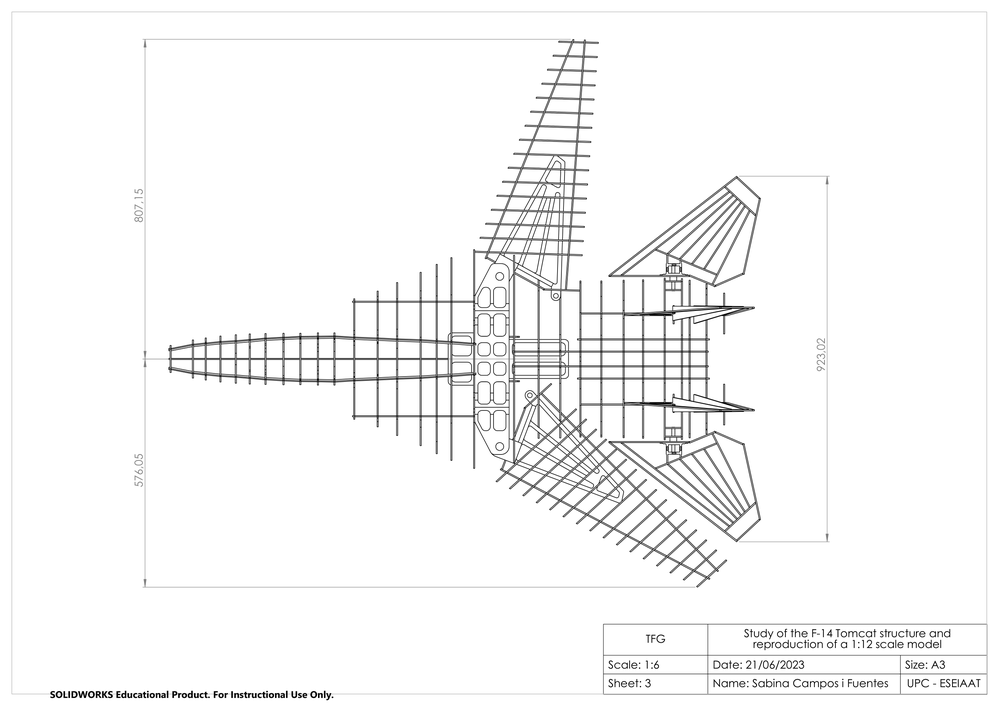
#> input picture references/UPC_general/general_09.png, 999 x 706 px, shrunk from 2858 x 2021 before the run, found by its file name
$ python find_centerline.py
#> lines starting #> are read from the running program, lines starting #| are printed output that depends on the picture
import cv2, numpy as np, math
g=cv2.imread(r'C:\Users\dezen\Desktop\135er-Spandau-Defeat\side-projects\F14_TOMCAT_RC\\references\\UPC_general\\general_09.png',0)
#> g is the input picture: shape (706, 999); min 0, max 255, mean 247
e=cv2.Canny(g,50,150)
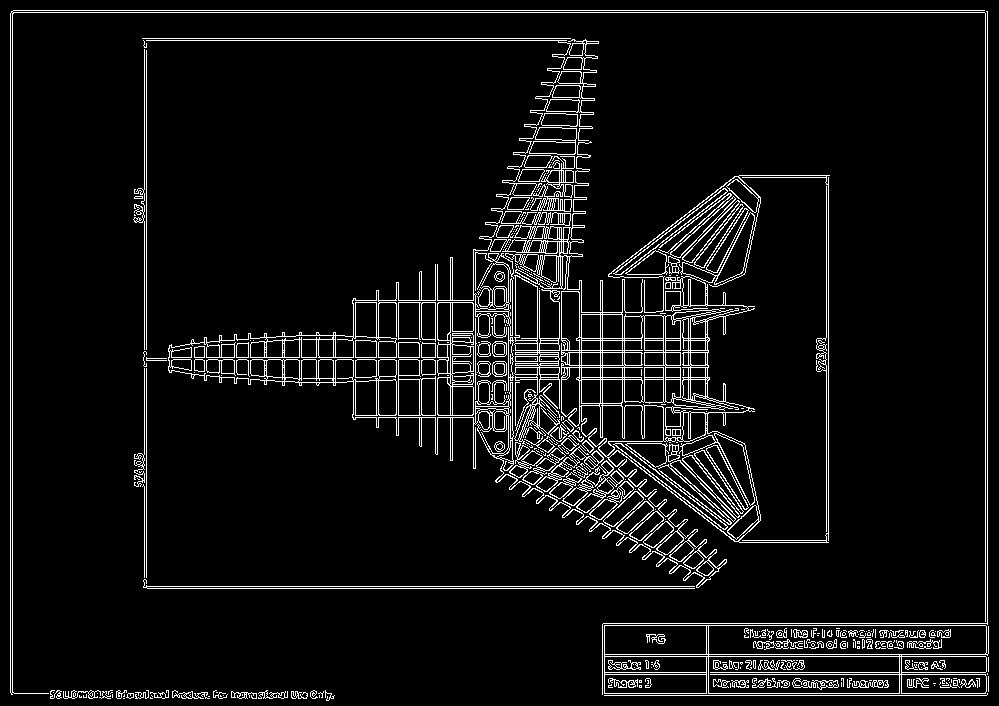
#> e: shape (706, 999); 6.3% white in thin lines or dots
lines=cv2.HoughLinesP(e,1,np.pi/180,threshold=180,minLineLength=500,maxLineGap=20)
#> lines = 13 rows, first 6: [11, 12, 987, 12], [13, 10, 984, 10], [10, 692, 10, 13], [987, 624, 987, 11], [12, 694, 12, 11], [985, 625, 985, 13]
arr=[]
if lines is not None:
 for L in lines.reshape(-1,4):
  x1,y1,x2,y2=[int(v) for v in L]
  ln=math.hypot(x2-x1,y2-y1); ang=math.degrees(math.atan2(y2-y1,x2-x1))
  if abs(ang)<4: arr.append((ln,ang,(x1,y1,x2,y2)))
#> this loop made 13 passes
#> (x1, y1, x2, y2, ln, ang) on passes 1 to 12: (11, 12, 987, 12, 976, 0), (13, 10, 984, 10, 971, 0), (10, 692, 10, 13, 679, -90), (987, 624, 987, 11, 613, -90), (12, 694, 12, 11, 683, -90), (985, 625, 985, 13, 612, -90), (147, 588, 694, 588, 547, 0), (146, 587, 146, 38, 549, -90), (143, 586, 699, 586, 556, 0), (144, 587, 144, 38, 549, -90), (168, 367, 708, 367, 540, 0), (168, 350, 708, 350, 540, 0)
#> after the loop, arr = [(976, 0, (11, 12, 987, 12)), (971, 0, (13, 10, 984, 10)), (547, 0, (147, 588, 694, 588)), (556, 0, (143, 586, 699, 586)), (540, 0, (168, 367, 708, 367)), (540, 0, (168, 350, 708, 350)), (539, 0, (169, 365, 708, 365))]
for x in sorted(arr,reverse=True)[:30]: print(x)
#> this loop made 7 passes
#> x on passes 1 to 7: (976, 0, (11, 12, 987, 12)), (971, 0, (13, 10, 984, 10)), (556, 0, (143, 586, 699, 586)), (547, 0, (147, 588, 694, 588)), (540, 0, (168, 367, 708, 367)), (540, 0, (168, 350, 708, 350)), (539, 0, (169, 365, 708, 365))
#| (976.0, 0.0, (11, 12, 987, 12))
#| (971.0, 0.0, (13, 10, 984, 10))
#| (556.0, 0.0, (143, 586, 699, 586))
#| (547.0, 0.0, (147, 588, 694, 588))
#| (540.0, 0.0, (168, 367, 708, 367))
#| (540.0, 0.0, (168, 350, 708, 350))
#| (539.0, 0.0, (169, 365, 708, 365))

$ run again, with references/UPC_general/general_08.png copied over references/UPC_general/general_09.png
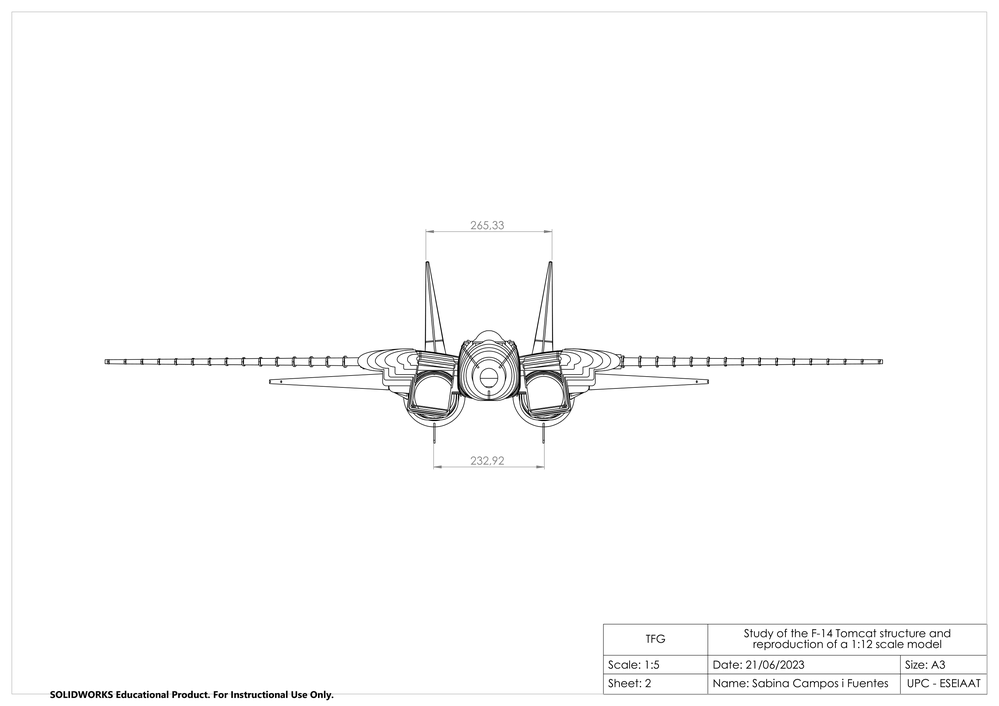
#> input picture references/UPC_general/general_08.png, 999 x 706 px, shrunk from 2858 x 2021 before the run, found by its file name
#> g is the input picture: shape (706, 999); min 0, max 255, mean 251.4
#> `e=cv2.Canny(g,50,150)`:
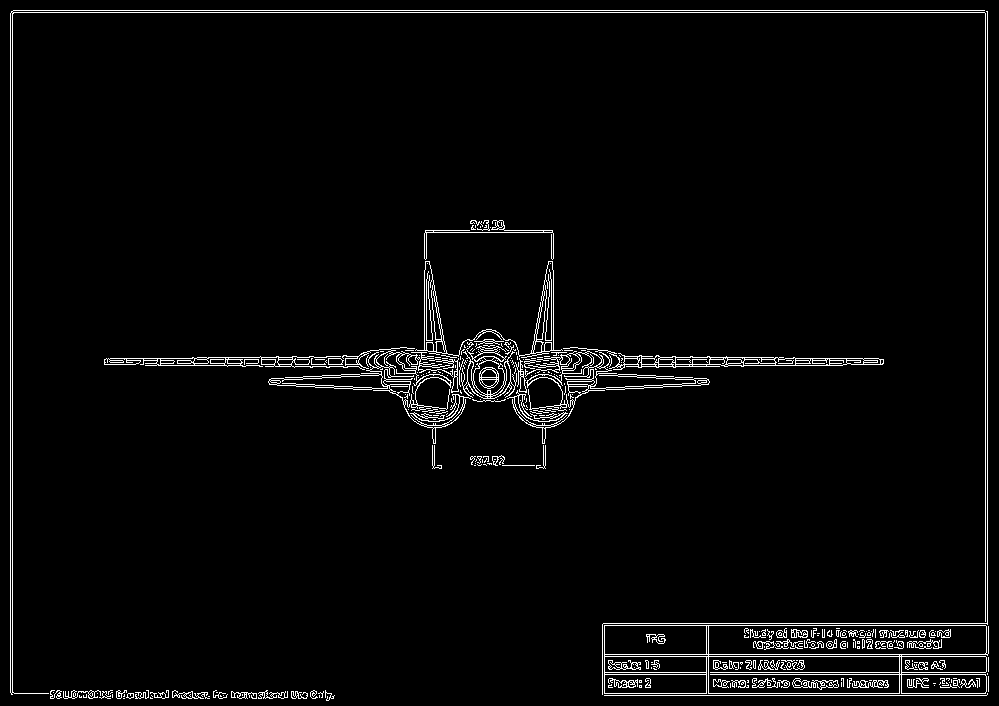
#> e: shape (706, 999); 3.1% white in thin lines or dots
#> lines = 13 rows, first 6: [13, 10, 984, 10], [11, 12, 987, 12], [10, 692, 10, 13], [12, 694, 12, 11], [985, 625, 985, 13], [987, 624, 987, 11]
#> the loop `for L in lines.reshape(-1,4):` made 13 passes
#> (x1, y1, x2, y2, ln, ang) on passes 1 to 8: (13, 10, 984, 10, 971, 0), (11, 12, 987, 12, 976, 0), (10, 692, 10, 13, 679, -90), (12, 694, 12, 11, 683, -90), (985, 625, 985, 13, 612, -90), (987, 624, 987, 11, 613, -90), (192, 357, 794, 357, 602, 0), (224, 364, 743, 364, 519, 0)
#> after the loop `for L in lines.reshape(-1,4):`: arr = 9 items
#> the loop `for x in sorted(arr,reverse=True)[:30]: print(x)` made 9 passes
#> x on passes 1 to 8: (976, 0, (11, 12, 987, 12)), (971, 0, (13, 10, 984, 10)), (779, 0, (104, 362, 883, 362)), (779, 0, (104, 360, 883, 360)), (747, 0, (136, 363, 883, 363)), (689, 0, (194, 359, 883, 359)), (602, 0, (192, 357, 794, 357)), (519, 0, (224, 364, 743, 364))
#> (printed output is left out)

$ run again, with references/UPC_general/general_10.png copied over references/UPC_general/general_09.png
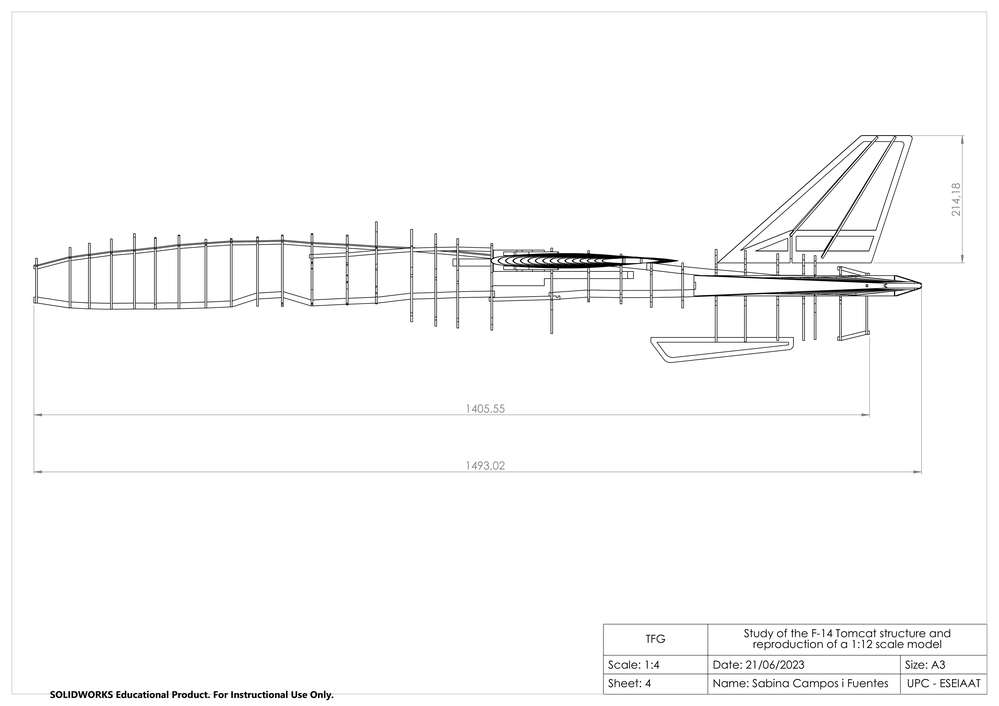
#> input picture references/UPC_general/general_10.png, 999 x 706 px, shrunk from 2858 x 2021 before the run, found by its file name
#> g is the input picture: shape (706, 999); min 0, max 255, mean 249.8
#> `e=cv2.Canny(g,50,150)`:
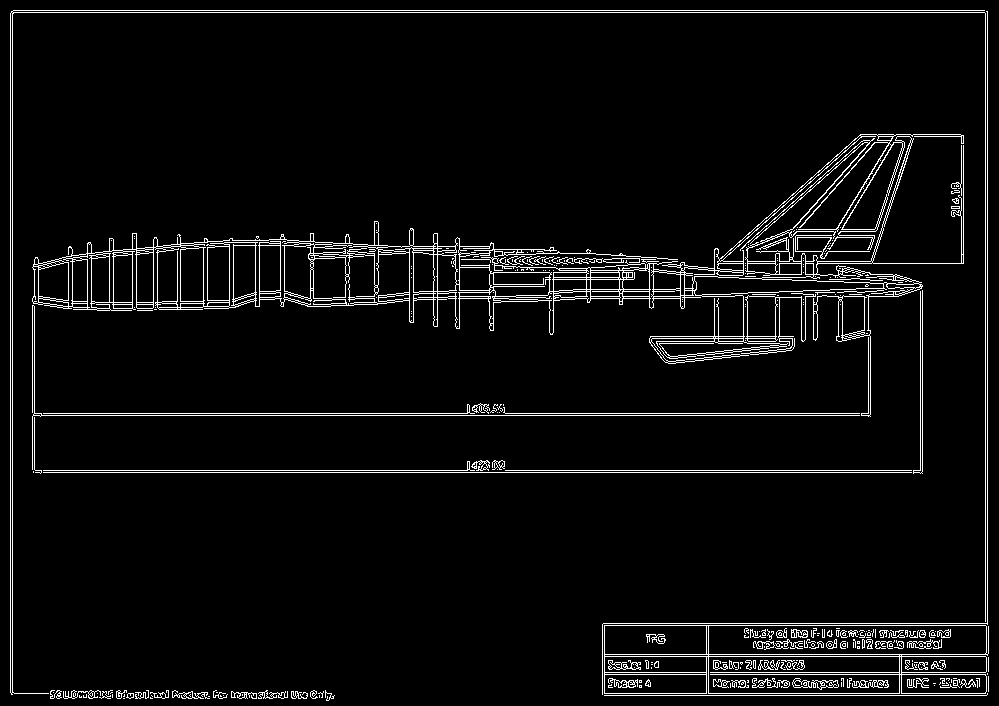
#> e: shape (706, 999); 4.6% white in thin lines or dots
#> lines = [[13, 10, 984, 10], [11, 12, 987, 12], [10, 472, 921, 472], [10, 415, 869, 415], [35, 470, 922, 470], [34, 413, 870, 413], [10, 692, 10, 13], [12, 694, 12, 11], [987, 624, 987, 11], [985, 625, 985, 13]]
#> the loop `for L in lines.reshape(-1,4):` made 10 passes
#> (x1, y1, x2, y2, ln, ang) on passes 1 to 8: (13, 10, 984, 10, 971, 0), (11, 12, 987, 12, 976, 0), (10, 472, 921, 472, 911, 0), (10, 415, 869, 415, 859, 0), (35, 470, 922, 470, 887, 0), (34, 413, 870, 413, 836, 0), (10, 692, 10, 13, 679, -90), (12, 694, 12, 11, 683, -90)
#> after the loop `for L in lines.reshape(-1,4):`: arr = [(971, 0, (13, 10, 984, 10)), (976, 0, (11, 12, 987, 12)), (911, 0, (10, 472, 921, 472)), (859, 0, (10, 415, 869, 415)), (887, 0, (35, 470, 922, 470)), (836, 0, (34, 413, 870, 413))]
#> the loop `for x in sorted(arr,reverse=True)[:30]: print(x)` made 6 passes
#> x on passes 1 to 6: (976, 0, (11, 12, 987, 12)), (971, 0, (13, 10, 984, 10)), (911, 0, (10, 472, 921, 472)), (887, 0, (35, 470, 922, 470)), (859, 0, (10, 415, 869, 415)), (836, 0, (34, 413, 870, 413))
#> (printed output is left out)
